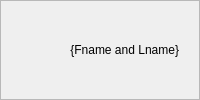
     <widget class="QFrame" name="frameHeader">
      <property name="sizePolicy">
       <sizepolicy hsizetype="Preferred" vsizetype="Maximum">
        <horstretch>0</horstretch>
        <verstretch>0</verstretch>
       </sizepolicy>
      </property>
      <property name="frameShape">
       <enum>QFrame::StyledPanel</enum>
      </property>
      <property name="frameShadow">
       <enum>QFrame::Raised</enum>
      </property>
      <layout class="QFormLayout" name="formLayout">
       <property name="formAlignment">
        <set>Qt::AlignLeading|Qt::AlignLeft|Qt::AlignVCenter</set>
       </property>
       <item row="0" column="0">
        <widget class="QWidget" name="widgetHeader" native="true">
         <layout class="QHBoxLayout" name="horizontalLayout_2">
          <item>
           <widget class="QLabel" name="labelLogo">
            <property name="maximumSize">
             <size>
              <width>50</width>
              <height>50</height>
             </size>
            </property>
            <property name="text">
             <string/>
            </property>
            <property name="pixmap">
             <pixmap resource="ui.qrc">:/svg/powerwatch_logo.svg</pixmap>
            </property>
            <property name="scaledContents">
             <bool>true</bool>
            </property>
            <property name="alignment">
             <set>Qt::AlignCenter</set>
            </property>
           </widget>
          </item>
         </layout>
        </widget>
       </item>
       <item row="0" column="1">
        <widget class="QFrame" name="frameHeader_Name">
         <property name="frameShadow">
          <enum>QFrame::Raised</enum>
         </property>
         <layout class="QHBoxLayout" name="horizontalLayout">
          <item>
           <widget class="QLabel" name="labelHeader_FNameandLnameDynamic">
            <property name="text">
             <string>{Fname and Lname}</string>
            </property>
            <property name="alignment">
             <set>Qt::AlignRight|Qt::AlignTrailing|Qt::AlignVCenter</set>
            </property>
           </widget>
          </item>
         </layout>
        </widget>
       </item>
      </layout>
     </widget>
